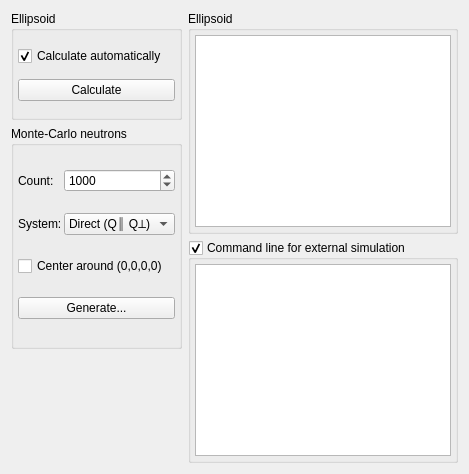
     <widget class="QWidget" name="tabMC">
      <attribute name="title">
       <string>Monte-Carlo</string>
      </attribute>
      <layout class="QGridLayout" name="gridLayout_6">
       <item row="1" column="0" rowspan="2">
        <widget class="QGroupBox" name="groupBox_11">
         <property name="sizePolicy">
          <sizepolicy hsizetype="Preferred" vsizetype="Preferred">
           <horstretch>0</horstretch>
           <verstretch>0</verstretch>
          </sizepolicy>
         </property>
         <property name="title">
          <string>Monte-Carlo neutrons</string>
         </property>
         <layout class="QGridLayout" name="gridLayout_5">
          <property name="margin">
           <number>4</number>
          </property>
          <property name="spacing">
           <number>2</number>
          </property>
          <item row="0" column="0">
           <widget class="QLabel" name="label">
            <property name="sizePolicy">
             <sizepolicy hsizetype="Minimum" vsizetype="Preferred">
              <horstretch>0</horstretch>
              <verstretch>0</verstretch>
             </sizepolicy>
            </property>
            <property name="text">
             <string>Count:</string>
            </property>
           </widget>
          </item>
          <item row="0" column="1">
           <widget class="QSpinBox" name="spinMCNeutrons">
            <property name="sizePolicy">
             <sizepolicy hsizetype="Expanding" vsizetype="Fixed">
              <horstretch>0</horstretch>
              <verstretch>0</verstretch>
             </sizepolicy>
            </property>
            <property name="minimum">
             <number>1</number>
            </property>
            <property name="maximum">
             <number>1000000</number>
            </property>
            <property name="value">
             <number>1000</number>
            </property>
           </widget>
          </item>
          <item row="4" column="0" colspan="2">
           <widget class="QPushButton" name="btnMCGenerate">
            <property name="text">
             <string>Generate...</string>
            </property>
           </widget>
          </item>
          <item row="2" column="0" colspan="2">
           <widget class="QCheckBox" name="checkMCCenter">
            <property name="text">
             <string>Center around (0,0,0,0)</string>
            </property>
           </widget>
          </item>
          <item row="1" column="1">
           <widget class="QComboBox" name="comboMCCoords">
            <property name="sizePolicy">
             <sizepolicy hsizetype="Expanding" vsizetype="Fixed">
              <horstretch>0</horstretch>
              <verstretch>0</verstretch>
             </sizepolicy>
            </property>
            <item>
             <property name="text">
              <string>Direct (Q∥ Q⟂)</string>
             </property>
            </item>
            <item>
             <property name="text">
              <string>Lattice (Å⁻¹)</string>
             </property>
            </item>
            <item>
             <property name="text">
              <string>Lattice (rlu)</string>
             </property>
            </item>
           </widget>
          </item>
          <item row="1" column="0">
           <widget class="QLabel" name="label_3">
            <property name="sizePolicy">
             <sizepolicy hsizetype="Minimum" vsizetype="Preferred">
              <horstretch>0</horstretch>
              <verstretch>0</verstretch>
             </sizepolicy>
            </property>
            <property name="text">
             <string>System:</string>
            </property>
           </widget>
          </item>
         </layout>
        </widget>
       </item>
       <item row="2" column="1" rowspan="2">
        <widget class="QGroupBox" name="groupSim">
         <property name="sizePolicy">
          <sizepolicy hsizetype="Preferred" vsizetype="Expanding">
           <horstretch>0</horstretch>
           <verstretch>1</verstretch>
          </sizepolicy>
         </property>
         <property name="title">
          <string>Command line for external simulation</string>
         </property>
         <property name="checkable">
          <bool>true</bool>
         </property>
         <layout class="QGridLayout" name="gridLayout_8">
          <property name="margin">
           <number>4</number>
          </property>
          <property name="spacing">
           <number>2</number>
          </property>
          <item row="0" column="0">
           <widget class="QPlainTextEdit" name="editSim">
            <property name="readOnly">
             <bool>true</bool>
            </property>
           </widget>
          </item>
         </layout>
        </widget>
       </item>
       <item row="0" column="1" rowspan="2">
        <widget class="QGroupBox" name="groupBox_10">
         <property name="sizePolicy">
          <sizepolicy hsizetype="Preferred" vsizetype="Expanding">
           <horstretch>1</horstretch>
           <verstretch>1</verstretch>
          </sizepolicy>
         </property>
         <property name="title">
          <string>Ellipsoid</string>
         </property>
         <layout class="QGridLayout" name="gridLayout_13">
          <property name="margin">
           <number>4</number>
          </property>
          <property name="spacing">
           <number>2</number>
          </property>
          <item row="0" column="0">
           <widget class="QTextEdit" name="editElli">
            <property name="tabChangesFocus">
             <bool>true</bool>
            </property>
            <property name="undoRedoEnabled">
             <bool>false</bool>
            </property>
            <property name="readOnly">
             <bool>true</bool>
            </property>
           </widget>
          </item>
         </layout>
        </widget>
       </item>
       <item row="0" column="0">
        <widget class="QGroupBox" name="groupBox_13">
         <property name="title">
          <string>Ellipsoid</string>
         </property>
         <layout class="QGridLayout" name="gridLayout_7">
          <property name="margin">
           <number>4</number>
          </property>
          <property name="spacing">
           <number>2</number>
          </property>
          <item row="0" column="0">
           <widget class="QCheckBox" name="checkElli4dAutoCalc">
            <property name="text">
             <string>Calculate automatically</string>
            </property>
            <property name="checked">
             <bool>true</bool>
            </property>
           </widget>
          </item>
          <item row="1" column="0">
           <widget class="QPushButton" name="btnCalcElli4d">
            <property name="text">
             <string>Calculate</string>
            </property>
           </widget>
          </item>
         </layout>
        </widget>
       </item>
      </layout>
     </widget>
